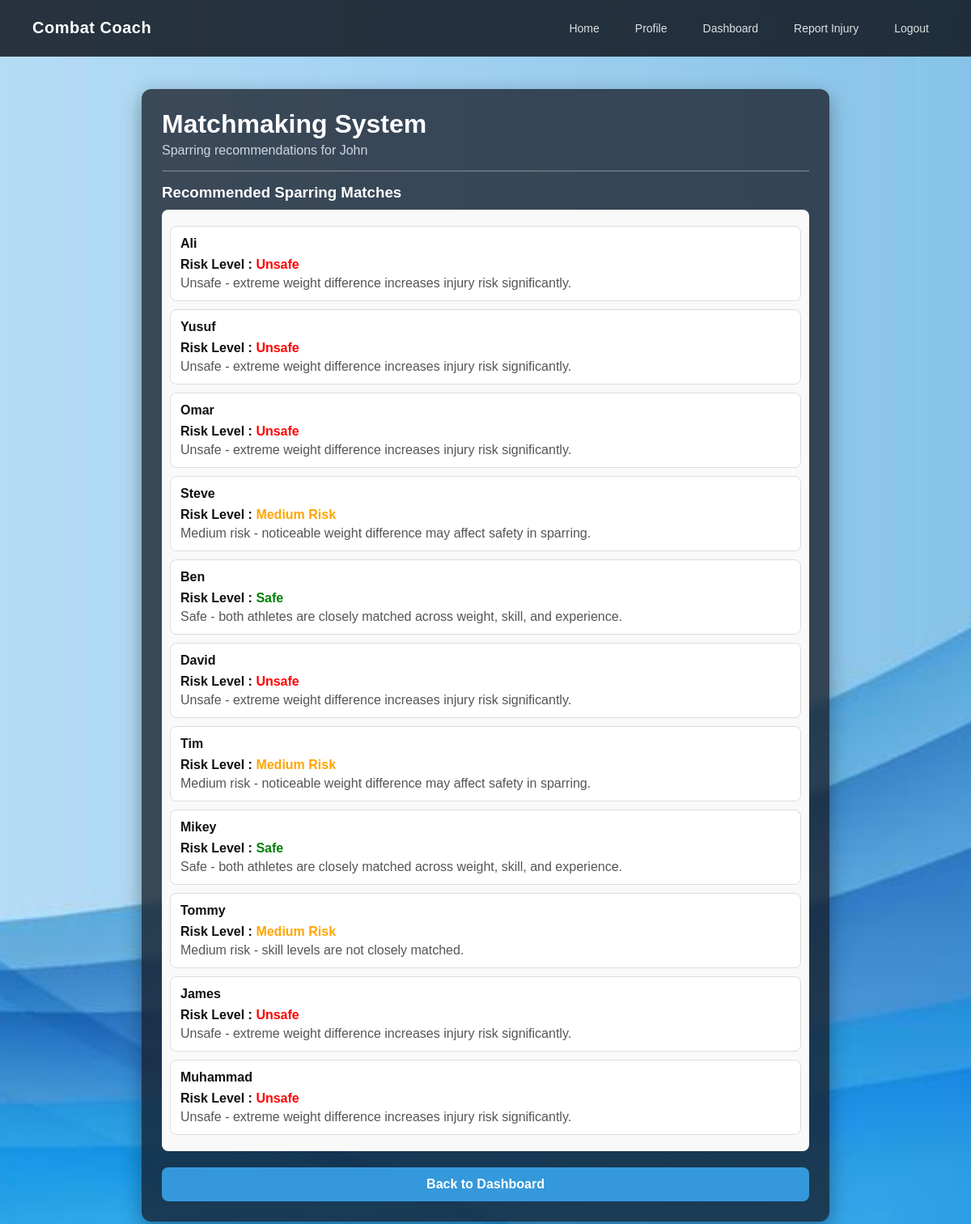
/recommend/ (signed in), run on the app's committed database.
### core/models.py (models this page shows, shortened)
class Athlete(models.Model):
    user = models.OneToOneField(User, on_delete=models.CASCADE)
    age = models.IntegerField()
    weight = models.FloatField()
    height = models.FloatField()
    discipline = models.CharField(max_length=100)
    skill_level = models.IntegerField()
    experience_years = models.IntegerField()
    injury_status = models.BooleanField(default=False)

### core/views.py (the view)
# urls.py: path('recommend/', views.recommendations, name='recommendations'),
@login_required
def recommendations(request):
    athlete = get_object_or_404(
        Athlete,
        user=request.user
    )
    others = Athlete.objects.exclude(
        id=athlete.id
    )
    results = []
    for other in others:
        score, reason = match_score(
            athlete,
            other
        )
        if score == 2:
            label = "Safe"
        elif score == 1:
            label = "Medium Risk"
        else:
            label = "Unsafe"
        results.append({
            "athlete": other,
            "score": score,
            "label": label,
            "reason": reason
        })
    return render(request, "recommendations.html", {
        "athlete": athlete,
        "results": results
    })

### core/templates/recommendations.html (shortened to what this page needs)
{% load static %}
<!DOCTYPE html>
<html>
<head>
    <link rel="stylesheet" href="{% static 'style.css' %}">
</head>
<body>
    <nav class="navbar">
        <div class="logo">Combat Coach</div>
        <div class="nav-links">
            <a href="/">Home</a>
            <a href="/profile/">Profile</a>
            <a href="/dashboard/">Dashboard</a>
            <a href="/injury/">Report Injury</a>
            <a href="/logout/">Logout</a>
        </div>
    </nav>
    <div class="page-wrapper">
        <div class="dashboard-card">
            <h1>Matchmaking System</h1>
            <p class="subtext">
                Sparring recommendations for {{ athlete.user.username }}
            </p>
            <hr style="margin:15px 0; opacity:0.3;">
            <h3 style="margin-bottom:10px;">Recommended Sparring Matches</h3>
            <div style="
            padding:10px;
            border-radius:8px;
            background:#f9f9f9;
        ">
                {% for r in results %}
                <div style="
                    margin:10px 0;
                    padding:12px;
                    border:1px solid #ddd;
                    border-radius:8px;
                    background:white;
                    text-align:left;
                ">
                    <strong style="color:#111;">{{ r.athlete.user.username }}</strong>
                    <p style="margin-top:8px; color:#111;">
                        <strong>Risk Level :</strong>
                        {% if r.label == "Safe" %}
                        <span style="color:green;"><b>{{ r.label }}</b></span>
                        {% elif r.label == "Medium Risk" %}
                        <span style="color:orange;"><b>{{ r.label }}</b></span>
                        {% else %}
                        <span style="color:red;"><b>{{ r.label }}</b></span>
                        {% endif %}
                    </p>
                    <p style="color:#555; margin-top:5px;">
                        {{ r.reason }}
                    </p>
                </div>
                {% empty %}
                <p>No matches found.</p>
                {% endfor %}
            </div>
            <div style="margin-top:20px;">
                <a href="/dashboard/" style="
                    display:block;
                    text-align:center;
                    padding:12px;
                    border-radius:8px;
                    background:#3498db;
                    color:white;
                    text-decoration:none;
                    font-weight:600;
               ">
                    Back to Dashboard
                </a>
            </div>
        </div>
    </div>
</body>
</html>

### core/static/style.css (style rules this page uses)
* { margin: 0; padding: 0; box-sizing: border-box; }
body { font-family: Arial, sans-serif; background-image: url("/static/images/BackgroundImage3.jpg"); background-size: cover; background-position: center; background-attachment: fixed; color: #111; }
.navbar { width: 100%; height: 70px; display: flex; justify-content: space-between; align-items: center; padding: 0 40px; position: fixed; top: 0; left: 0; z-index: 1000; background: rgba(15, 20, 30, 0.85); backdrop-filter: blur(8px); border-bottom: 1px solid rgba(255,255,255,0.08); }
.navbar .logo { font-size: 20px; font-weight: 700; color: white; letter-spacing: 0.5px; }
.nav-links { display: flex; align-items: center; gap: 20px; }
.nav-links a { color: rgba(255,255,255,0.85); text-decoration: none; font-size: 14px; font-weight: 500; padding: 8px 12px; border-radius: 6px; transition: 0.2s ease; }
body { padding-top: 70px; }
.page-wrapper { min-height: 100vh; display: flex; justify-content: center; align-items: center; padding: 40px; background: transparent; }
.dashboard-card { width: 85%; max-width: 850px; padding: 25px; border-radius: 12px; background: rgba(20, 25, 35, 0.75); backdrop-filter: blur(6px); color: #ffffff; box-shadow: 0px 8px 25px rgba(0,0,0,0.35); }
.subtext { margin-top: 5px; color: #cfd6e6; }

### data on the page
Athlete: user.username "John"
Athlete: athlete.user.username "Ali", label "Unsafe", reason "Unsafe - extreme weight difference increases injury risk significantly."
Athlete: athlete.user.username "Yusuf", label "Unsafe", reason "Unsafe - extreme weight difference increases injury risk significantly."
Athlete: athlete.user.username "Omar", label "Unsafe", reason "Unsafe - extreme weight difference increases injury risk significantly."
Athlete: athlete.user.username "Steve", label "Medium Risk", reason "Medium risk - noticeable weight difference may affect safety in sparring."
Athlete: athlete.user.username "Ben", label "Safe", reason "Safe - both athletes are closely matched across weight, skill, and experience."
Athlete: athlete.user.username "David", label "Unsafe", reason "Unsafe - extreme weight difference increases injury risk significantly."
Athlete: athlete.user.username "Tim", label "Medium Risk", reason "Medium risk - noticeable weight difference may affect safety in sparring."
Athlete: athlete.user.username "Mikey", label "Safe", reason "Safe - both athletes are closely matched across weight, skill, and experience."
Athlete: athlete.user.username "Tommy", label "Medium Risk", reason "Medium risk - skill levels are not closely matched."
Athlete: athlete.user.username "James", label "Unsafe", reason "Unsafe - extreme weight difference increases injury risk significantly."
Athlete: athlete.user.username "Muhammad", label "Unsafe", reason "Unsafe - extreme weight difference increases injury risk significantly."
